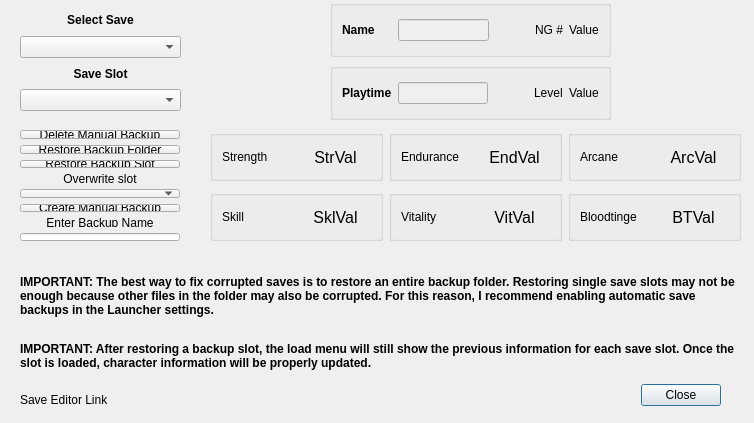
<?xml version="1.0" encoding="UTF-8"?>
<ui version="4.0">
 <class>SaveManager</class>
 <widget class="QDialog" name="SaveManager">
  <property name="geometry">
   <rect>
    <x>0</x>
    <y>0</y>
    <width>754</width>
    <height>423</height>
   </rect>
  </property>
  <property name="windowTitle">
   <string>Save Viewer and Backup Manager</string>
  </property>
  <widget class="QDialogButtonBox" name="buttonBox">
   <property name="geometry">
    <rect>
     <x>630</x>
     <y>380</y>
     <width>91</width>
     <height>31</height>
    </rect>
   </property>
   <property name="standardButtons">
    <set>QDialogButtonBox::StandardButton::Close</set>
   </property>
  </widget>
  <widget class="QWidget" name="verticalLayoutWidget">
   <property name="geometry">
    <rect>
     <x>20</x>
     <y>10</y>
     <width>161</width>
     <height>101</height>
    </rect>
   </property>
   <layout class="QVBoxLayout" name="verticalLayout">
    <item>
     <widget class="QLabel" name="SelectSaveLabal">
      <property name="font">
       <font>
        <bold>true</bold>
       </font>
      </property>
      <property name="text">
       <string>Select Save</string>
      </property>
      <property name="alignment">
       <set>Qt::AlignmentFlag::AlignCenter</set>
      </property>
     </widget>
    </item>
    <item>
     <widget class="QComboBox" name="SelectSaveComboBox"/>
    </item>
    <item>
     <widget class="QLabel" name="SlotNumberLabel">
      <property name="font">
       <font>
        <bold>true</bold>
       </font>
      </property>
      <property name="text">
       <string>Save Slot</string>
      </property>
      <property name="alignment">
       <set>Qt::AlignmentFlag::AlignCenter</set>
      </property>
     </widget>
    </item>
    <item>
     <widget class="QComboBox" name="SaveSlotComboBox">
      <property name="layoutDirection">
       <enum>Qt::LayoutDirection::LeftToRight</enum>
      </property>
     </widget>
    </item>
   </layout>
  </widget>
  <widget class="QWidget" name="horizontalLayoutWidget">
   <property name="geometry">
    <rect>
     <x>210</x>
     <y>190</y>
     <width>531</width>
     <height>51</height>
    </rect>
   </property>
   <layout class="QHBoxLayout" name="horizontalLayout">
    <item>
     <widget class="QGroupBox" name="groupBox_2">
      <property name="title">
       <string/>
      </property>
      <layout class="QHBoxLayout" name="horizontalLayout_6">
       <item>
        <widget class="QLabel" name="SklLabel">
         <property name="text">
          <string>Skill</string>
         </property>
        </widget>
       </item>
       <item>
        <widget class="QLabel" name="SklValLabel">
         <property name="font">
          <font>
           <pointsize>12</pointsize>
          </font>
         </property>
         <property name="frameShape">
          <enum>QFrame::Shape::NoFrame</enum>
         </property>
         <property name="text">
          <string>SklVal</string>
         </property>
         <property name="alignment">
          <set>Qt::AlignmentFlag::AlignCenter</set>
         </property>
        </widget>
       </item>
      </layout>
     </widget>
    </item>
    <item>
     <widget class="QGroupBox" name="groupBox_5">
      <property name="title">
       <string/>
      </property>
      <layout class="QHBoxLayout" name="horizontalLayout_9">
       <item>
        <widget class="QLabel" name="VitLabel">
         <property name="text">
          <string>Vitality</string>
         </property>
        </widget>
       </item>
       <item>
        <widget class="QLabel" name="VitValLabel">
         <property name="font">
          <font>
           <pointsize>12</pointsize>
          </font>
         </property>
         <property name="frameShape">
          <enum>QFrame::Shape::NoFrame</enum>
         </property>
         <property name="text">
          <string>VitVal</string>
         </property>
         <property name="alignment">
          <set>Qt::AlignmentFlag::AlignCenter</set>
         </property>
        </widget>
       </item>
      </layout>
     </widget>
    </item>
    <item>
     <widget class="QGroupBox" name="groupBox_6">
      <property name="title">
       <string/>
      </property>
      <layout class="QHBoxLayout" name="horizontalLayout_10">
       <item>
        <widget class="QLabel" name="BTLabel">
         <property name="text">
          <string>Bloodtinge</string>
         </property>
        </widget>
       </item>
       <item>
        <widget class="QLabel" name="BTValLabel">
         <property name="font">
          <font>
           <pointsize>12</pointsize>
          </font>
         </property>
         <property name="frameShape">
          <enum>QFrame::Shape::NoFrame</enum>
         </property>
         <property name="text">
          <string>BTVal</string>
         </property>
         <property name="alignment">
          <set>Qt::AlignmentFlag::AlignCenter</set>
         </property>
        </widget>
       </item>
      </layout>
     </widget>
    </item>
   </layout>
  </widget>
  <widget class="QWidget" name="horizontalLayoutWidget_2">
   <property name="geometry">
    <rect>
     <x>210</x>
     <y>130</y>
     <width>531</width>
     <height>51</height>
    </rect>
   </property>
   <layout class="QHBoxLayout" name="horizontalLayout_2">
    <item>
     <widget class="QGroupBox" name="groupBox">
      <property name="title">
       <string/>
      </property>
      <layout class="QHBoxLayout" name="horizontalLayout_5">
       <item>
        <widget class="QLabel" name="StrLabel">
         <property name="layoutDirection">
          <enum>Qt::LayoutDirection::LeftToRight</enum>
         </property>
         <property name="text">
          <string>Strength</string>
         </property>
        </widget>
       </item>
       <item>
        <widget class="QLabel" name="StrValLabel">
         <property name="font">
          <font>
           <pointsize>12</pointsize>
          </font>
         </property>
         <property name="frameShape">
          <enum>QFrame::Shape::NoFrame</enum>
         </property>
         <property name="text">
          <string>StrVal</string>
         </property>
         <property name="alignment">
          <set>Qt::AlignmentFlag::AlignCenter</set>
         </property>
        </widget>
       </item>
      </layout>
     </widget>
    </item>
    <item>
     <widget class="QGroupBox" name="groupBox_3">
      <property name="title">
       <string/>
      </property>
      <layout class="QHBoxLayout" name="horizontalLayout_7">
       <item>
        <widget class="QLabel" name="EndLabel">
         <property name="text">
          <string>Endurance</string>
         </property>
        </widget>
       </item>
       <item>
        <widget class="QLabel" name="EndValLabel">
         <property name="font">
          <font>
           <pointsize>12</pointsize>
          </font>
         </property>
         <property name="frameShape">
          <enum>QFrame::Shape::NoFrame</enum>
         </property>
         <property name="text">
          <string>EndVal</string>
         </property>
         <property name="alignment">
          <set>Qt::AlignmentFlag::AlignCenter</set>
         </property>
        </widget>
       </item>
      </layout>
     </widget>
    </item>
    <item>
     <widget class="QGroupBox" name="groupBox_4">
      <property name="title">
       <string/>
      </property>
      <layout class="QHBoxLayout" name="horizontalLayout_8">
       <item>
        <widget class="QLabel" name="ArcLabel">
         <property name="text">
          <string>Arcane</string>
         </property>
        </widget>
       </item>
       <item>
        <widget class="QLabel" name="ArcValLabel">
         <property name="font">
          <font>
           <pointsize>12</pointsize>
          </font>
         </property>
         <property name="frameShape">
          <enum>QFrame::Shape::NoFrame</enum>
         </property>
         <property name="text">
          <string>ArcVal</string>
         </property>
         <property name="alignment">
          <set>Qt::AlignmentFlag::AlignCenter</set>
         </property>
        </widget>
       </item>
      </layout>
     </widget>
    </item>
   </layout>
  </widget>
  <widget class="QWidget" name="verticalLayoutWidget_2">
   <property name="geometry">
    <rect>
     <x>330</x>
     <y>0</y>
     <width>281</width>
     <height>120</height>
    </rect>
   </property>
   <layout class="QVBoxLayout" name="verticalLayout_2">
    <item>
     <layout class="QHBoxLayout" name="horizontalLayout_4"/>
    </item>
    <item>
     <layout class="QHBoxLayout" name="horizontalLayout_3">
      <item>
       <widget class="QGroupBox" name="groupBox_8">
        <property name="title">
         <string/>
        </property>
        <layout class="QHBoxLayout" name="horizontalLayout_12">
         <item>
          <widget class="QLabel" name="NameLabel">
           <property name="font">
            <font>
             <bold>true</bold>
            </font>
           </property>
           <property name="text">
            <string>Name     </string>
           </property>
          </widget>
         </item>
         <item>
          <widget class="QLineEdit" name="NameLineEdit">
           <property name="enabled">
            <bool>false</bool>
           </property>
           <property name="alignment">
            <set>Qt::AlignmentFlag::AlignCenter</set>
           </property>
          </widget>
         </item>
         <item>
          <spacer name="horizontalSpacer">
           <property name="orientation">
            <enum>Qt::Orientation::Vertical</enum>
           </property>
           <property name="sizeHint" stdset="0">
            <size>
             <width>40</width>
             <height>20</height>
            </size>
           </property>
          </spacer>
         </item>
         <item>
          <widget class="QLabel" name="NGLabel">
           <property name="text">
            <string>NG #</string>
           </property>
          </widget>
         </item>
         <item>
          <widget class="QLabel" name="NGValueLabel">
           <property name="text">
            <string>Value</string>
           </property>
          </widget>
         </item>
        </layout>
       </widget>
      </item>
     </layout>
    </item>
    <item>
     <widget class="QGroupBox" name="groupBox_7">
      <property name="title">
       <string/>
      </property>
      <layout class="QHBoxLayout" name="horizontalLayout_11">
       <item>
        <widget class="QLabel" name="PlaytimeLabel">
         <property name="font">
          <font>
           <bold>true</bold>
          </font>
         </property>
         <property name="text">
          <string>Playtime</string>
         </property>
        </widget>
       </item>
       <item>
        <widget class="QLineEdit" name="TimeLineEdit">
         <property name="enabled">
          <bool>false</bool>
         </property>
         <property name="alignment">
          <set>Qt::AlignmentFlag::AlignCenter</set>
         </property>
        </widget>
       </item>
       <item>
        <spacer name="horizontalSpacer_2">
         <property name="orientation">
          <enum>Qt::Orientation::Vertical</enum>
         </property>
         <property name="sizeHint" stdset="0">
          <size>
           <width>40</width>
           <height>20</height>
          </size>
         </property>
        </spacer>
       </item>
       <item>
        <widget class="QLabel" name="LevelLabel">
         <property name="text">
          <string>Level</string>
         </property>
        </widget>
       </item>
       <item>
        <widget class="QLabel" name="LevelValueLabel">
         <property name="text">
          <string>Value</string>
         </property>
        </widget>
       </item>
      </layout>
     </widget>
    </item>
   </layout>
  </widget>
  <widget class="QLabel" name="LinkLabel">
   <property name="geometry">
    <rect>
     <x>20</x>
     <y>390</y>
     <width>431</width>
     <height>20</height>
    </rect>
   </property>
   <property name="text">
    <string>Save Editor Link</string>
   </property>
  </widget>
  <widget class="QWidget" name="verticalLayoutWidget_3">
   <property name="geometry">
    <rect>
     <x>20</x>
     <y>130</y>
     <width>160</width>
     <height>111</height>
    </rect>
   </property>
   <layout class="QVBoxLayout" name="verticalLayout_3">
    <item>
     <widget class="QPushButton" name="DeleteBackupButton">
      <property name="text">
       <string>Delete Manual Backup</string>
      </property>
     </widget>
    </item>
    <item>
     <widget class="QPushButton" name="RestoreFolderButton">
      <property name="text">
       <string>Restore Backup Folder</string>
      </property>
     </widget>
    </item>
    <item>
     <widget class="QPushButton" name="RestoreButton">
      <property name="text">
       <string>Restore Backup Slot</string>
      </property>
     </widget>
    </item>
    <item>
     <widget class="QLabel" name="OverwriteSlotLabel">
      <property name="text">
       <string>Overwrite slot</string>
      </property>
      <property name="alignment">
       <set>Qt::AlignmentFlag::AlignCenter</set>
      </property>
     </widget>
    </item>
    <item>
     <widget class="QComboBox" name="OverwriteSlotComboBox"/>
    </item>
    <item>
     <widget class="QPushButton" name="ManualBackupButton">
      <property name="text">
       <string>Create Manual Backup</string>
      </property>
     </widget>
    </item>
    <item>
     <widget class="QLabel" name="ManualBackupLabel">
      <property name="text">
       <string>Enter Backup Name</string>
      </property>
      <property name="alignment">
       <set>Qt::AlignmentFlag::AlignCenter</set>
      </property>
     </widget>
    </item>
    <item>
     <widget class="QLineEdit" name="ManualSaveLineEdit">
      <property name="maxLength">
       <number>24</number>
      </property>
     </widget>
    </item>
    <item>
     <spacer name="BackupSpacer">
      <property name="orientation">
       <enum>Qt::Orientation::Vertical</enum>
      </property>
      <property name="sizeHint" stdset="0">
       <size>
        <width>20</width>
        <height>40</height>
       </size>
      </property>
     </spacer>
    </item>
   </layout>
  </widget>
  <widget class="QLabel" name="NoteLabel">
   <property name="geometry">
    <rect>
     <x>20</x>
     <y>340</y>
     <width>721</width>
     <height>31</height>
    </rect>
   </property>
   <property name="font">
    <font>
     <bold>true</bold>
    </font>
   </property>
   <property name="text">
    <string>IMPORTANT: After restoring a backup slot, the load menu will still show the previous information for each save slot. Once the slot is loaded, character information will be properly updated.</string>
   </property>
   <property name="wordWrap">
    <bool>true</bool>
   </property>
  </widget>
  <widget class="QLabel" name="NoteLabel_2">
   <property name="geometry">
    <rect>
     <x>20</x>
     <y>270</y>
     <width>721</width>
     <height>51</height>
    </rect>
   </property>
   <property name="font">
    <font>
     <bold>true</bold>
    </font>
   </property>
   <property name="text">
    <string>IMPORTANT: The best way to fix corrupted saves is to restore an entire backup folder. Restoring single save slots may not be enough because other files in the folder may also be corrupted. For this reason, I recommend enabling automatic save backups in the Launcher settings.</string>
   </property>
   <property name="wordWrap">
    <bool>true</bool>
   </property>
  </widget>
  <zorder>verticalLayoutWidget</zorder>
  <zorder>horizontalLayoutWidget</zorder>
  <zorder>horizontalLayoutWidget_2</zorder>
  <zorder>buttonBox</zorder>
  <zorder>verticalLayoutWidget_2</zorder>
  <zorder>LinkLabel</zorder>
  <zorder>verticalLayoutWidget_3</zorder>
  <zorder>NoteLabel</zorder>
  <zorder>NoteLabel_2</zorder>
 </widget>
 <resources/>
 <connections>
  <connection>
   <sender>buttonBox</sender>
   <signal>accepted()</signal>
   <receiver>SaveManager</receiver>
   <slot>accept()</slot>
   <hints>
    <hint type="sourcelabel">
     <x>248</x>
     <y>254</y>
    </hint>
    <hint type="destinationlabel">
     <x>157</x>
     <y>274</y>
    </hint>
   </hints>
  </connection>
  <connection>
   <sender>buttonBox</sender>
   <signal>rejected()</signal>
   <receiver>SaveManager</receiver>
   <slot>reject()</slot>
   <hints>
    <hint type="sourcelabel">
     <x>316</x>
     <y>260</y>
    </hint>
    <hint type="destinationlabel">
     <x>286</x>
     <y>274</y>
    </hint>
   </hints>
  </connection>
 </connections>
</ui>
